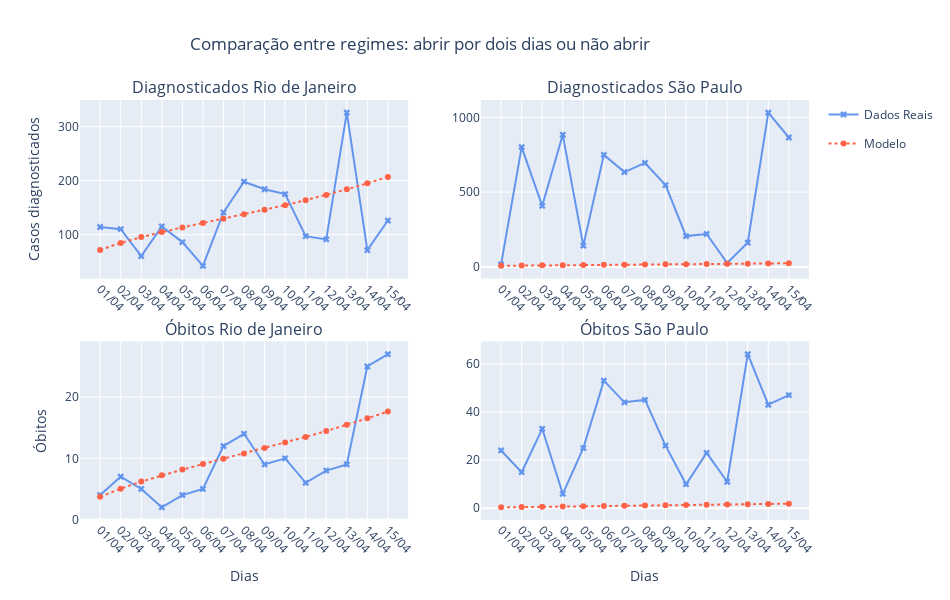

The notebook cell this image was saved under:
### Code cell
fig = make_subplots(rows=2, cols = 2, subplot_titles=(f'Diagnosticados %s' %(cidades[0][0]),
                                                      f'Diagnosticados %s' %(cidades[1][0]),
                                                      f'Óbitos %s' %(cidades[0][0]),
                                                      f'Óbitos %s' %(cidades[1][0])), vertical_spacing = .15)

## Casos Diagnosticados
fig.add_trace(go.Scatter(x=dates, y=dados_Rio[0], legendgroup = 'dados reais',name = 'Dados Reais', marker = dict(color = 'cornflowerblue', symbol = 'x')), row = 1, col = 1)
fig.add_trace(go.Scatter(x=dates, y=diagn[0], legendgroup = 'modelo',name = 'Modelo', marker = dict(color = 'tomato'), line = dict(dash = '3px')), row = 1, col = 1)

fig.add_trace(go.Scatter(x=dates, y=dados_SP[0], legendgroup = 'dados reais', name = 'Dados reais',showlegend = False,marker = dict(color = 'cornflowerblue', symbol = 'x')), row = 1, col = 2)
fig.add_trace(go.Scatter(x=dates, y=diagn[1], legendgroup = 'modelo', name = 'Modelo',showlegend = False,marker = dict(color = 'tomato'), line = dict(dash = '3px')), row = 1, col = 2)


## Obitos
fig.add_trace(go.Scatter(x=dates, y=dados_Rio[1], legendgroup = 'dados reais', name = 'Dados reais',marker = dict(color = 'cornflowerblue', symbol = 'x'), showlegend = False), row = 2, col = 1)
fig.add_trace(go.Scatter(x=dates, y=deaths[0], legendgroup = 'modelo', name = 'Modelo',marker = dict(color = 'tomato'), showlegend = False, line = dict(dash = '3px')), row = 2, col = 1)

fig.add_trace(go.Scatter(x=dates, y=dados_SP[1], legendgroup = 'dados reais', name = 'Dados reais',marker = dict(color = 'cornflowerblue', symbol = 'x'), showlegend = False), row = 2, col = 2)
fig.add_trace(go.Scatter(x=dates, y=deaths[1], legendgroup = 'modelo', name = 'Modelo',marker = dict(color = 'tomato'), showlegend = False, line = dict(dash = '3px')), row = 2, col = 2)


fig.update_layout(title_x = .2, height=600, width=950, title_text =
                  'Comparação entre regimes: abrir por dois dias ou não abrir', xaxis = dict(tickangle = 45), xaxis2 = dict(tickangle = 45), xaxis3 = dict(tickangle = 45), xaxis4 = dict(tickangle = 45))
fig.update_yaxes(row = 1, col = 1, title_text = 'Casos diagnosticados')
fig.update_yaxes(row = 2, col = 1, title_text = 'Óbitos')
fig.update_xaxes(row = 2, col = 1, title_text = 'Dias')
fig.update_xaxes(row = 2, col = 2, title_text = 'Dias')


fig.show()

### Figure 1 — Plotly figure (JSON) as saved in the notebook; plotly's stock layout.template omitted (floating-point values rounded to 4 significant figures)
{"data": [{"legendgroup": "dados reais", "marker": {"color": "cornflowerblue", "symbol": "x"}, "name": "Dados Reais", "type": "scatter", "x": ["01/04", "02/04", "03/04", "04/04", "05/04", "06/04", "07/04", "08/04", "09/04", "10/04", "11/04", "12/04", "13/04", "14/04", "15/04"], "xaxis": "x", "y": [114, 110, 60, 115, 86, 42, 141, 198, 184, 175, 97, 91, 326, 71, 126], "yaxis": "y"}, {"legendgroup": "modelo", "line": {"dash": "3px"}, "marker": {"color": "tomato"}, "name": "Modelo", "type": "scatter", "x": ["01/04", "02/04", "03/04", "04/04", "05/04", "06/04", "07/04", "08/04", "09/04", "10/04", "11/04", "12/04", "13/04", "14/04", "15/04"], "xaxis": "x", "y": [71.56, 84.5, 95.32, 104.7, 113.3, 121.4, 129.4, 137.5, 145.8, 154.5, 163.8, 173.5, 183.9, 195.0, 206.9], "yaxis": "y"}, {"legendgroup": "dados reais", "marker": {"color": "cornflowerblue", "symbol": "x"}, "name": "Dados reais", "showlegend": false, "type": "scatter", "x": ["01/04", "02/04", "03/04", "04/04", "05/04", "06/04", "07/04", "08/04", "09/04", "10/04", "11/04", "12/04", "13/04", "14/04", "15/04"], "xaxis": "x2", "y": [17, 801, 408, 883, 142, 749, 634, 695, 547, 206, 220, 26, 162, 1031, 865], "yaxis": "y2"}, {"legendgroup": "modelo", "line": {"dash": "3px"}, "marker": {"color": "tomato"}, "name": "Modelo", "showlegend": false, "type": "scatter", "x": ["01/04", "02/04", "03/04", "04/04", "05/04", "06/04", "07/04", "08/04", "09/04", "10/04", "11/04", "12/04", "13/04", "14/04", "15/04"], "xaxis": "x2", "y": [7.392, 9.07, 10.49, 11.74, 12.88, 13.96, 15.01, 16.05, 17.11, 18.21, 19.35, 20.54, 21.81, 23.14, 24.56], "yaxis": "y2"}, {"legendgroup": "dados reais", "marker": {"color": "cornflowerblue", "symbol": "x"}, "name": "Dados reais", "showlegend": false, "type": "scatter", "x": ["01/04", "02/04", "03/04", "04/04", "05/04", "06/04", "07/04", "08/04", "09/04", "10/04", "11/04", "12/04", "13/04", "14/04", "15/04"], "xaxis": "x3", "y": [4, 7, 5, 2, 4, 5, 12, 14, 9, 10, 6, 8, 9, 25, 27], "yaxis": "y3"}, {"legendgroup": "modelo", "line": {"dash": "3px"}, "marker": {"color": "tomato"}, "name": "Modelo", "showlegend": false, "type": "scatter", "x": ["01/04", "02/04", "03/04", "04/04", "05/04", "06/04", "07/04", "08/04", "09/04", "10/04", "11/04", "12/04", "13/04", "14/04", "15/04"], "xaxis": "x3", "y": [3.722, 5.047, 6.195, 7.218, 8.161, 9.058, 9.931, 10.8, 11.67, 12.57, 13.49, 14.45, 15.46, 16.52, 17.64], "yaxis": "y3"}, {"legendgroup": "dados reais", "marker": {"color": "cornflowerblue", "symbol": "x"}, "name": "Dados reais", "showlegend": false, "type": "scatter", "x": ["01/04", "02/04", "03/04", "04/04", "05/04", "06/04", "07/04", "08/04", "09/04", "10/04", "11/04", "12/04", "13/04", "14/04", "15/04"], "xaxis": "x4", "y": [24, 15, 33, 6, 25, 53, 44, 45, 26, 10, 23, 11, 64, 43, 47], "yaxis": "y4"}, {"legendgroup": "modelo", "line": {"dash": "3px"}, "marker": {"color": "tomato"}, "name": "Modelo", "showlegend": false, "type": "scatter", "x": ["01/04", "02/04", "03/04", "04/04", "05/04", "06/04", "07/04", "08/04", "09/04", "10/04", "11/04", "12/04", "13/04", "14/04", "15/04"], "xaxis": "x4", "y": [0.3845, 0.5217, 0.6415, 0.7492, 0.8495, 0.9461, 1.041, 1.136, 1.233, 1.334, 1.438, 1.547, 1.662, 1.783, 1.911], "yaxis": "y4"}], "layout": {"annotations": [{"font": {"size": 16}, "showarrow": false, "text": "Diagnosticados Rio de Janeiro", "x": 0.225, "xanchor": "center", "xref": "paper", "y": 1, "yanchor": "bottom", "yref": "paper"}, {"font": {"size": 16}, "showarrow": false, "text": "Diagnosticados São Paulo", "x": 0.775, "xanchor": "center", "xref": "paper", "y": 1, "yanchor": "bottom", "yref": "paper"}, {"font": {"size": 16}, "showarrow": false, "text": "Óbitos Rio de Janeiro", "x": 0.225, "xanchor": "center", "xref": "paper", "y": 0.425, "yanchor": "bottom", "yref": "paper"}, {"font": {"size": 16}, "showarrow": false, "text": "Óbitos São Paulo", "x": 0.775, "xanchor": "center", "xref": "paper", "y": 0.425, "yanchor": "bottom", "yref": "paper"}], "height": 600, "title": {"text": "Comparação entre regimes: abrir por dois dias ou não abrir", "x": 0.2}, "width": 950, "xaxis": {"anchor": "y", "domain": [0, 0.45], "tickangle": 45}, "xaxis2": {"anchor": "y2", "domain": [0.55, 1], "tickangle": 45}, "xaxis3": {"anchor": "y3", "domain": [0, 0.45], "tickangle": 45, "title": {"text": "Dias"}}, "xaxis4": {"anchor": "y4", "domain": [0.55, 1], "tickangle": 45, "title": {"text": "Dias"}}, "yaxis": {"anchor": "x", "domain": [0.575, 1], "title": {"text": "Casos diagnosticados"}}, "yaxis2": {"anchor": "x2", "domain": [0.575, 1]}, "yaxis3": {"anchor": "x3", "domain": [0, 0.425], "title": {"text": "Óbitos"}}, "yaxis4": {"anchor": "x4", "domain": [0, 0.425]}}}
